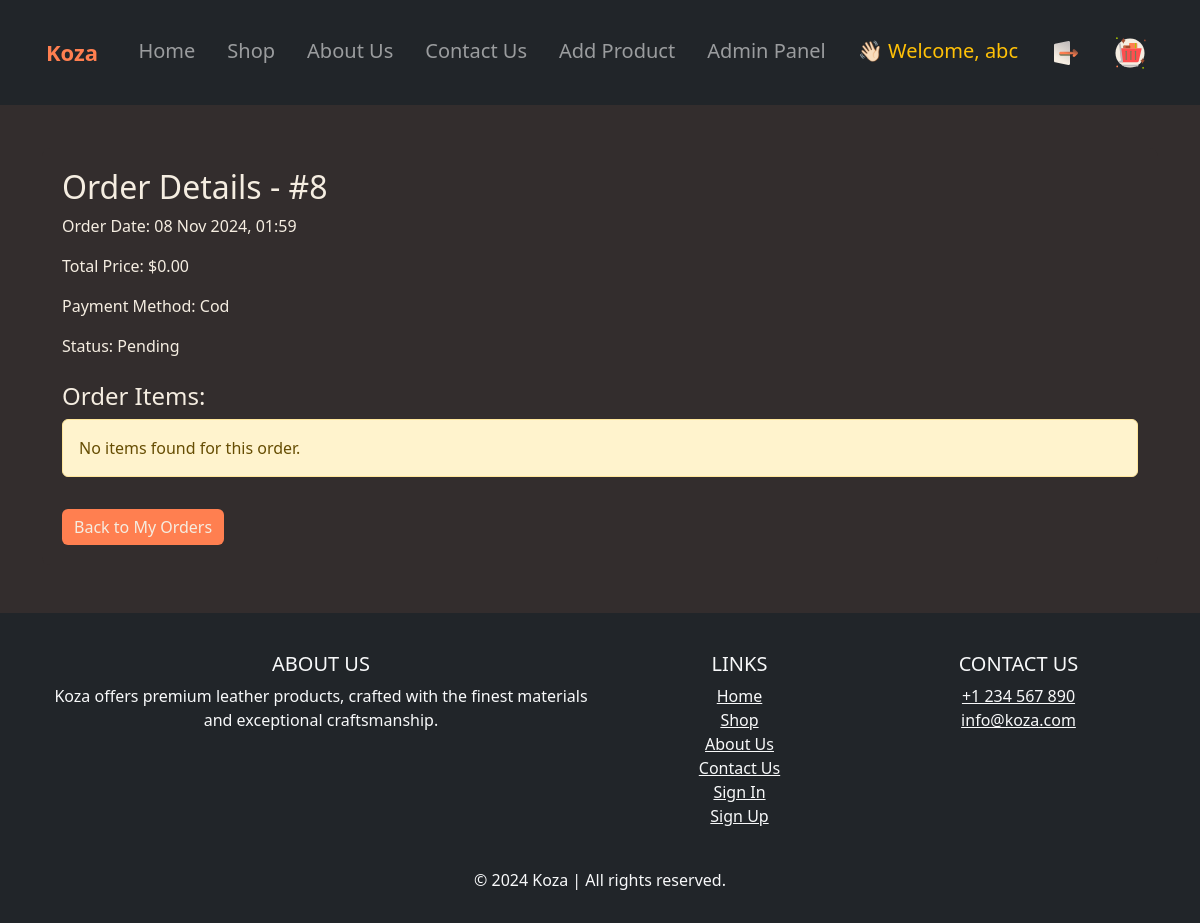
Screenshot of /pages/order_details.php?order_id=8 (signed in) with the database file from the repository.
### tables this page shows
CREATE TABLE `orders` (
  `id` int(11) NOT NULL,
  `user_id` int(11) NOT NULL,
  `total_price` decimal(10,2) NOT NULL,
  `payment_method` varchar(255) NOT NULL,
  `order_date` datetime NOT NULL,
  `status` varchar(255) NOT NULL
);

### pages/order_details.php (the view, shortened to what this page needs)
<?php
require '../config/config.php';
$orderId = $_GET['order_id'];
$stmt = $pdo->prepare("
    SELECT o.id AS order_id, o.total_price, o.payment_method, o.order_date, o.status
    FROM orders o
    WHERE o.id = ? AND o.user_id = ?
");
$stmt->execute([$orderId, $_SESSION['user_id']]);
$order = $stmt->fetch(PDO::FETCH_ASSOC);
$stmtItems = $pdo->prepare("
    SELECT oi.product_id, oi.quantity, p.price, p.name, p.image
    FROM order_items oi
    JOIN products p ON oi.product_id = p.id
    WHERE oi.order_id = ?
");
$stmtItems->execute([$orderId]);
$orderItems = $stmtItems->fetchAll(PDO::FETCH_ASSOC);
?>
<!DOCTYPE html>
<html lang="en">
<head>
    <link href="https://cdn.jsdelivr.net/npm/bootstrap@5.3.0-alpha1/dist/css/bootstrap.min.css" rel="stylesheet">
    <link rel="stylesheet" href="../assets/css/style.css">
</head>
<body>
    <?php include '../components/navbar.php'; ?>
    <div class="container my-5">
        <div class="order-container">
            <h2>Order Details - #<?php echo $order['order_id']; ?></h2>
            <p>Order Date: <?php echo date('d M Y, H:i', strtotime($order['order_date'])); ?></p>
            <p>Total Price: $<?php echo number_format($order['total_price'], 2); ?></p>
            <p>Payment Method: <?php echo ucfirst($order['payment_method']); ?></p>
            <p>Status: <?php echo htmlspecialchars($order['status']); ?></p>
            <h4 class="mt-4">Order Items:</h4>
            <?php if (!empty($orderItems)): ?>
                <div class="row">
                    <?php foreach ($orderItems as $item): ?>
                        <div class="col-md-6 col-lg-4">
                            <div class="card">
                                <img src="../uploads/<?php echo $item['image']; ?>" class="card-img-top" alt="<?php echo htmlspecialchars($item['name']); ?>">
                                <div class="card-body">
                                    <h5 class="card-title"><?php echo htmlspecialchars($item['name']); ?></h5>
                                    <p class="card-text">Price: $<?php echo number_format($item['price'], 2); ?></p>
                                    <p class="card-text">Quantity: <?php echo $item['quantity']; ?></p>
                                    <p class="card-text">Total: $<?php echo number_format($item['price'] * $item['quantity'], 2); ?></p>
                                </div>
                            </div>
                        </div>
                    <?php endforeach; ?>
                </div>
            <?php else: ?>
                <p class="alert alert-warning">No items found for this order.</p>
            <?php endif; ?>
            <a href="my_orders.php" class="btn btn-secondary mt-3">Back to My Orders</a>
        </div>
    </div>
    <?php include '../components/footer.php'; ?>
</body>
</html>

### assets/css/style.css (style rules this page uses)
html, body { height: 100%; display: flex; flex-direction: column; margin: 0; }
body { margin: 0; padding: 0; padding-top: 100px !important; }
body > .container.my-5, body > .container.py-6.my-6 { flex-grow: 1; }

### pages/order_details.php (style rules this page uses)
body { background-color: #332D2D; color: #F5EDE1; }
.order-container { background-color: #332D2D; border-radius: 8px; padding: 20px; color: #F5EDE1; }
.btn-secondary { background-color: #FF7F50; border: none; color: #F5EDE1; }

### rows the page displays
orders: id "8", order_date "08 Nov 2024, 01:59", total_price "0.00", payment_method "Cod", status "Pending"

### other values shown
$_SESSION['user_name'] "abc"
